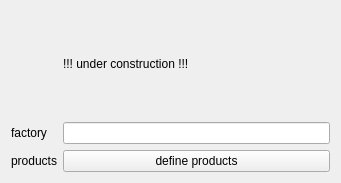
<?xml version="1.0" encoding="UTF-8"?>
<ui version="4.0">
 <class>GeneratorAbstractFactory</class>
 <widget class="QWidget" name="GeneratorAbstractFactory">
  <property name="geometry">
   <rect>
    <x>0</x>
    <y>0</y>
    <width>341</width>
    <height>183</height>
   </rect>
  </property>
  <property name="windowTitle">
   <string>GeneratorAbstractFactory</string>
  </property>
  <layout class="QGridLayout" name="gridLayout">
   <item row="0" column="1">
    <widget class="QLabel" name="label_2">
     <property name="text">
      <string>!!! under construction !!!</string>
     </property>
    </widget>
   </item>
   <item row="1" column="0">
    <widget class="QLabel" name="label">
     <property name="text">
      <string>factory</string>
     </property>
    </widget>
   </item>
   <item row="1" column="1">
    <widget class="QLineEdit" name="lineEditFactory"/>
   </item>
   <item row="2" column="0">
    <widget class="QLabel" name="label_3">
     <property name="text">
      <string>products</string>
     </property>
    </widget>
   </item>
   <item row="2" column="1">
    <widget class="QPushButton" name="pushButton">
     <property name="text">
      <string>define products</string>
     </property>
    </widget>
   </item>
  </layout>
 </widget>
 <resources/>
 <connections/>
</ui>
